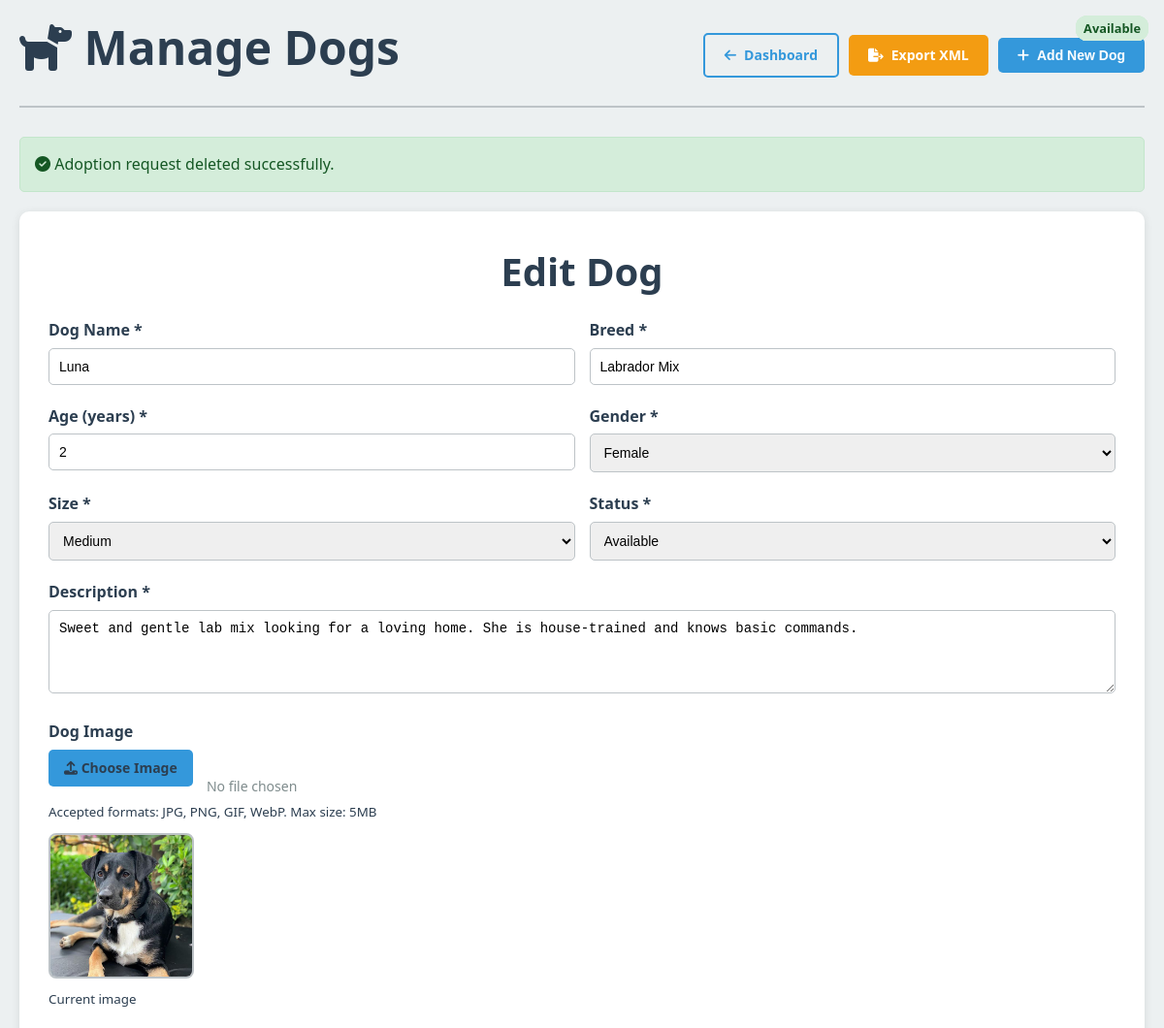
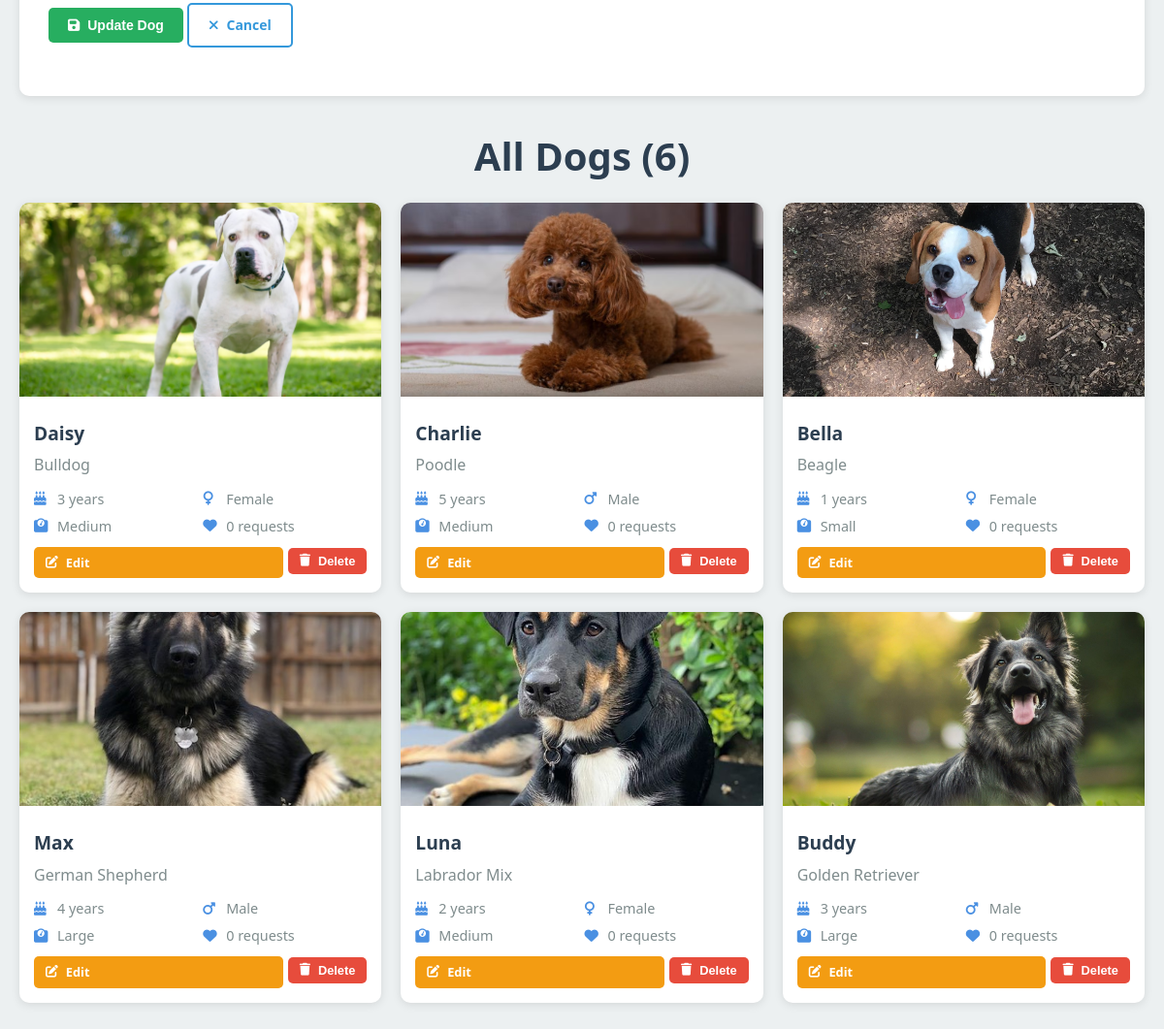
Screenshot of /admin/dogs.php?action=edit&id=2 (signed in) with the database file from the repository (2 pictures, top to bottom).
### tables this page shows
CREATE TABLE dogs (
  dog_id INT AUTO_INCREMENT PRIMARY KEY,
  name VARCHAR(50),
  breed VARCHAR(50),
  age INT,
  gender ENUM('male','female'),
  size ENUM('small','medium','large'),
  description TEXT,
  image_path VARCHAR(255),
  status ENUM('available','pending','adopted') DEFAULT 'available'
);

### admin/dogs.php (the view, shortened to what this page needs)
<?php
require_once '../includes/db.php';
$action = $_GET['action'] ?? '';
$dog_id = $_GET['id'] ?? 0;
try {
    $stmt = $pdo->query("
        SELECT d.*,
               (SELECT COUNT(*) FROM adoption_requests ar WHERE ar.dog_id = d.dog_id) as request_count
        FROM dogs d
        ORDER BY d.dog_id DESC
    ");
    $dogs = $stmt->fetchAll();
} catch (Exception $e) {
    $dogs = [];
    error_log("Error fetching dogs: " . $e->getMessage());
}
$edit_dog = null;
if ($action === 'edit' && $dog_id > 0) {
    try {
        $stmt = $pdo->prepare("SELECT * FROM dogs WHERE dog_id = ?");
        $stmt->execute([$dog_id]);
        $edit_dog = $stmt->fetch();
    } catch (Exception $e) {
        $_SESSION['error'] = 'Error fetching dog details.';
        error_log("Error fetching dog: " . $e->getMessage());
    }
}
?>
<!DOCTYPE html>
<html lang="en">
<head>
    <link rel="stylesheet" href="../css/styles.css">
    <link rel="stylesheet" href="https://cdnjs.cloudflare.com/ajax/libs/font-awesome/6.4.0/css/all.min.css">
</head>
<body>
    <div class="container">
<div class="header">
    <h1><i class="fas fa-dog"></i> Manage Dogs</h1>
    <div style="display: flex; gap: 10px; align-items: center; flex-wrap: wrap;">
        <a href="index.php" class="btn btn-outline">
            <i class="fas fa-arrow-left"></i> Dashboard
        </a>
        <a href="export_dogs.php" class="btn btn-warning">
            <i class="fas fa-file-export"></i> Export XML
        </a>
        <button type="button" class="btn btn-primary" onclick="toggleForm()">
            <i class="fas fa-plus"></i> Add New Dog
        </button>
    </div>
</div>
        <?php if (isset($_SESSION['success'])): ?>
            <div class="alert alert-success">
                <i class="fas fa-check-circle"></i> <?php echo $_SESSION['success']; ?>
            </div>
        <?php endif; ?>
        <div id="dogForm" class="form-container" style="<?php echo ($action === 'edit' || isset($_POST['add_dog'])) ? 'display: block;' : 'display: none;'; ?>">
            <h2><?php echo $edit_dog ? 'Edit Dog' : 'Add New Dog'; ?></h2>
            <form method="POST" enctype="multipart/form-data">
                <div class="form-row">
                    <div class="form-group">
                        <label for="name">Dog Name *</label>
                        <input type="text" id="name" name="name" class="form-control"
                               value="<?php echo htmlspecialchars($edit_dog['name'] ?? ''); ?>" required>
                    </div>
                    <div class="form-group">
                        <label for="breed">Breed *</label>
                        <input type="text" id="breed" name="breed" class="form-control"
                               value="<?php echo htmlspecialchars($edit_dog['breed'] ?? ''); ?>" required>
                    </div>
                </div>
                <div class="form-row">
                    <div class="form-group">
                        <label for="age">Age (years) *</label>
                        <input type="number" id="age" name="age" class="form-control" min="0" max="30"
                               value="<?php echo $edit_dog['age'] ?? ''; ?>" required>
                    </div>
                    <div class="form-group">
                        <label for="gender">Gender *</label>
                        <select id="gender" name="gender" class="form-control" required>
                            <option value="female" <?php echo ($edit_dog['gender'] ?? '') === 'female' ? 'selected' : ''; ?>>Female</option>
                        </select>
                    </div>
                </div>
                <div class="form-row">
                    <div class="form-group">
                        <label for="size">Size *</label>
                        <select id="size" name="size" class="form-control" required>
                            <option value="medium" <?php echo ($edit_dog['size'] ?? '') === 'medium' ? 'selected' : ''; ?>>Medium</option>
                        </select>
                    </div>
                    <div class="form-group">
                        <label for="status">Status *</label>
                        <select id="status" name="status" class="form-control" required>
                            <option value="available" <?php echo ($edit_dog['status'] ?? '') === 'available' ? 'selected' : ''; ?>>Available</option>
                        </select>
                    </div>
                </div>
                <div class="form-group">
                    <label for="description">Description *</label>
                    <textarea id="description" name="description" class="form-control" rows="4" required><?php echo htmlspecialchars($edit_dog['description'] ?? ''); ?></textarea>
                </div>
                <div class="form-group">
                    <label for="dog_image">Dog Image</label>
                    <div>
                        <div class="file-input-wrapper">
                            <label for="dog_image" class="file-input-label">
                                <i class="fas fa-upload"></i> Choose Image
                            </label>
                        </div>
                        <span id="file-name" class="file-name">No file chosen</span>
                    </div>
                    <small>Accepted formats: JPG, PNG, GIF, WebP. Max size: 5MB</small>
                    <div id="image-preview-container">
                        <?php if ($edit_dog && $edit_dog['image_path']): ?>
                            <div>
                                <img src="../<?php echo $edit_dog['image_path']; ?>" class="image-preview" id="current-image-preview"
                                     onerror="this.src='../images/placeholder-dog.jpg'">
                                <p><small>Current image</small></p>
                            </div>
                        <?php endif; ?>
                    </div>
                </div>
                <div class="form-group">
                    <?php if ($edit_dog): ?>
                        <button type="submit" name="edit_dog" class="btn btn-success">
                            <i class="fas fa-save"></i> Update Dog
                        </button>
                    <?php else: ?>
                        <button type="submit" name="add_dog" class="btn btn-success">
                            <i class="fas fa-plus"></i> Add Dog
                        </button>
                    <?php endif; ?>
                    <a href="dogs.php" class="btn btn-outline">
                        <i class="fas fa-times"></i> Cancel
                    </a>
                </div>
            </form>
        </div>
        <h2>All Dogs (<?php echo count($dogs); ?>)</h2>
        <?php if (empty($dogs)): ?>
            <div style="text-align: center; padding: 40px; color: #7f8c8d;">
                <i class="fas fa-dog" style="font-size: 4rem; margin-bottom: 15px; opacity: 0.5;"></i>
                <h3>No dogs found</h3>
                <p>Get started by adding your first dog to the adoption platform.</p>
                <button type="button" class="btn btn-primary" onclick="toggleForm()">
                    <i class="fas fa-plus"></i> Add First Dog
                </button>
            </div>
        <?php else: ?>
            <div class="dogs-grid">
                <?php foreach ($dogs as $dog): ?>
                    <div class="dog-card">
                        <img src="../<?php echo $dog['image_path']; ?>"
                             alt="<?php echo htmlspecialchars($dog['name']); ?>"
                             class="dog-image"
                             onerror="this.src='../images/placeholder-dog.jpg'">
                        <div class="dog-info">
                            <div class="dog-name"><?php echo htmlspecialchars($dog['name']); ?></div>
                            <div class="dog-breed"><?php echo htmlspecialchars($dog['breed']); ?></div>
                            <div class="dog-details">
                                <span><i class="fas fa-birthday-cake"></i> <?php echo $dog['age']; ?> years</span>
                                <span><i class="fas <?php echo $dog['gender'] === 'male' ? 'fa-mars' : 'fa-venus'; ?>"></i> <?php echo ucfirst($dog['gender']); ?></span>
                                <span><i class="fas fa-weight"></i> <?php echo ucfirst($dog['size']); ?></span>
                                <span><i class="fas fa-heart"></i> <?php echo $dog['request_count']; ?> requests</span>
                            </div>
                            <span class="dog-status status-<?php echo $dog['status']; ?>">
                                <?php echo ucfirst($dog['status']); ?>
                            </span>
                            <div class="action-buttons">
                                <a href="dogs.php?action=edit&id=<?php echo $dog['dog_id']; ?>" class="btn btn-warning">
                                    <i class="fas fa-edit"></i> Edit
                                </a>
                                <form method="POST" style="display: inline;">
                                    <button type="submit" name="delete_dog" class="btn btn-danger"
                                            onclick="return confirm('Are you sure you want to delete <?php echo htmlspecialchars($dog['name']); ?>? This action cannot be undone.')">
                                        <i class="fas fa-trash"></i> Delete
                                    </button>
                                </form>
                            </div>
                        </div>
                    </div>
                <?php endforeach; ?>
            </div>
        <?php endif; ?>
    </div>
</body>
</html>

### css/styles.css (style rules this page uses)
* { margin: 0; padding: 0; box-sizing: border-box; }
:root { --primary-color: #4a90e2; --secondary-color: #f39c12; --accent-color: #e74c3c; --text-dark: #2c3e50; --text-light: #7f8c8d; --bg-light: #ecf0f1; --white: #ffffff; --success: #27ae60; --warning: #f39c12; --danger: #e74c3c; --border-radius: 8px; --box-shadow: 0 4px 6px rgba(0, 0, 0, 0.1); --transition: all 0.3s ease; }
body { font-family: 'Segoe UI', Tahoma, Geneva, Verdana, sans-serif; line-height: 1.6; color: var(--text-dark); background-color: var(--bg-light); }
.container { max-width: 1200px; margin: 0 auto; padding: 0 20px; }
h1, h2, h3, h4, h5, h6 { margin-bottom: 1rem; color: var(--text-dark); font-weight: 600; }
h1 { font-size: 3rem; line-height: 1.2; }
h2 { font-size: 2.5rem; text-align: center; margin-bottom: 1rem; }
.btn { display: inline-block; padding: 12px 24px; border: none; border-radius: var(--border-radius); text-decoration: none; font-weight: 600; text-align: center; cursor: pointer; transition: var(--transition); font-size: 1rem; }
.btn-primary { background-color: var(--primary-color); color: var(--white); }
.btn-outline { background-color: transparent; border: 2px solid var(--primary-color); color: var(--primary-color); }
.dogs-grid { display: grid; grid-template-columns: repeat(auto-fit, minmax(350px, 1fr)); gap: 2rem; margin-bottom: 3rem; }
.dog-card { background: var(--white); border-radius: var(--border-radius); box-shadow: var(--box-shadow); overflow: hidden; transition: var(--transition); }
.dog-image { position: relative; height: 250px; overflow: hidden; }
.dog-status { position: absolute; top: 1rem; right: 1rem; padding: 0.3rem 0.8rem; border-radius: 20px; font-size: 0.8rem; font-weight: 600; color: var(--white); }
.dog-info { padding: 1.5rem; }
.dog-details { display: grid; grid-template-columns: 1fr 1fr; gap: 0.5rem; margin-bottom: 1rem; }
.dog-details span { display: flex; align-items: center; gap: 0.5rem; font-size: 0.9rem; color: var(--text-light); }
.dog-details i { color: var(--primary-color); width: 16px; }
.alert { padding: 1rem; border-radius: var(--border-radius); margin-bottom: 1rem; border-left: 4px solid; }
.alert-success { background-color: #d4edda; border-color: var(--success); color: #155724; }

### rows the page displays
dogs: name "Luna", breed "Labrador Mix", age "2", gender "Female", size "Medium", status "Available", description "Sweet and gentle lab mix looking for a loving home. She is house-trained and knows basic commands.", image_path (picture), request_count "0"
dogs: image_path (picture), name "Daisy", breed "Bulldog", age "3", gender "Female", size "Medium", request_count "0"
dogs: image_path (picture), name "Charlie", breed "Poodle", age "5", gender "Male", size "Medium", request_count "0"
dogs: image_path (picture), name "Bella", breed "Beagle", age "1", gender "Female", size "Small", request_count "0"
dogs: image_path (picture), name "Max", breed "German Shepherd", age "4", gender "Male", size "Large", request_count "0"
dogs: shows a picture, name "Buddy", breed "Golden Retriever", age "3", gender "Male", size "Large", request_count "0", status "Available"

### other values shown
$_SESSION['success'] "Adoption request deleted successfully."
count($dogs) "6"
